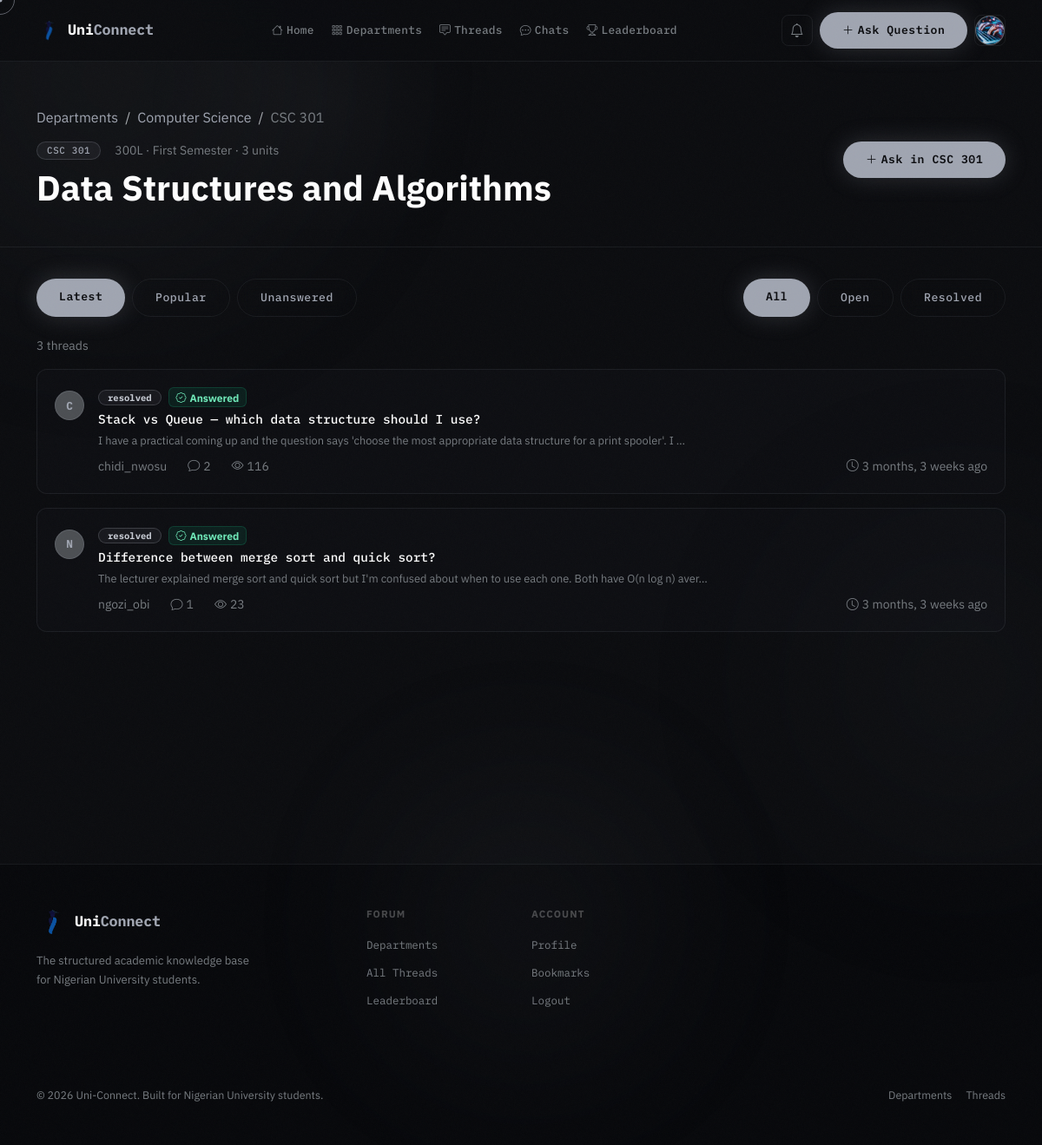
Screenshot of /courses/2/ (signed in) with the database file from the repository.
### accounts/models.py (models this page shows, shortened)
class User(AbstractUser):
    ROLE_CHOICES = [
        ('student', 'Student'),
        ('lecturer', 'Lecturer'),
        ('admin', 'Admin'),
    ]
    is_email_verified = models.BooleanField(default=False)
    role = models.CharField(max_length=20, choices=ROLE_CHOICES, default='student')
    school = models.ForeignKey(
        'forum.School', on_delete=models.SET_NULL, null=True, blank=True, related_name='members'
    )
    department = models.ForeignKey(
        'forum.Department', on_delete=models.SET_NULL, null=True, blank=True, related_name='members'
    )
    matric_number = models.CharField(max_length=20, blank=True)
    bio = models.TextField(blank=True)
    avatar = models.ImageField(upload_to='avatars/', blank=True, null=True)
    reputation = models.IntegerField(default=0)
    created_at = models.DateTimeField(auto_now_add=True)
    def can_access_department(self, department):
        if self.is_superuser or self.is_staff:
            return True
        if not self.school_id:
            return True
        if department is None:
            return True
        return department.school_id == self.school_id

### forum/models.py (models this page shows, shortened)
class Course(models.Model):
    department = models.ForeignKey(Department, on_delete=models.CASCADE, related_name='courses')
    code = models.CharField(max_length=20)
    title = models.CharField(max_length=200)
    description = models.TextField(blank=True)
    level = models.CharField(max_length=10, default='100L')
    semester = models.CharField(max_length=20, default='First Semester')
    units = models.IntegerField(default=3)
    is_active = models.BooleanField(default=True)
    created_at = models.DateTimeField(auto_now_add=True)
    class Meta:
        ordering = ['code']
        unique_together = ['department', 'code']

class Department(models.Model):
    school = models.ForeignKey(
        School, on_delete=models.CASCADE, related_name='departments',
        null=True, blank=True,
    )
    name = models.CharField(max_length=200)
    code = models.CharField(max_length=10)
    faculty = models.CharField(max_length=200)
    description = models.TextField(blank=True)
    color = models.CharField(max_length=7, default='#6C63FF')
    icon = models.CharField(max_length=50, default='bi-mortarboard')
    created_at = models.DateTimeField(auto_now_add=True)
    class Meta:
        ordering = ['name']
        unique_together = ['school', 'code']
        constraints = [
            models.UniqueConstraint(
                Lower('name'), 'school',
                name='unique_department_name_per_school',
            ),
        ]
        indexes = [
            models.Index(fields=['school', 'code']),
        ]

class Thread(models.Model):
    STATUS_CHOICES = [
        ('open', 'Open'),
        ('resolved', 'Resolved'),
        ('closed', 'Closed'),
    ]
    course = models.ForeignKey(Course, on_delete=models.CASCADE, related_name='threads')
    author = models.ForeignKey(settings.AUTH_USER_MODEL, on_delete=models.CASCADE, related_name='threads')
    title = models.CharField(max_length=300)
    content = models.TextField()
    attachment = models.FileField(upload_to='thread_attachments/', blank=True, null=True)
    voice_note = models.FileField(upload_to='thread_voice_notes/', blank=True, null=True)
    status = models.CharField(max_length=20, choices=STATUS_CHOICES, default='open')
    is_pinned = models.BooleanField(default=False)
    is_deleted = models.BooleanField(default=False)
    views = models.IntegerField(default=0)
    tags = models.ManyToManyField(Tag, blank=True, related_name='threads')
    created_at = models.DateTimeField(auto_now_add=True)
    updated_at = models.DateTimeField(auto_now=True)
    class Meta:
        ordering = ['-is_pinned', '-created_at']
    @property
    def reply_count(self):
        return self.replies.filter(is_deleted=False).count()
    @property
    def has_verified_answer(self):
        return self.replies.filter(is_verified=True).exists()

### forum/views.py (the view)
# urls.py: path('courses/<int:pk>/', views.course_detail, name='course_detail'),
def course_detail(request, pk):
    course = get_object_or_404(Course.objects.select_related('department__school'), pk=pk)
    if request.user.is_authenticated and not request.user.can_access_department(course.department):
        messages.error(request, "That course belongs to another institution, so you can't view its discussions.")
        return redirect('forum:departments')
    threads_qs = Thread.objects.filter(course=course, is_deleted=False).select_related('author').annotate(
        reply_count_ann=Count('replies', filter=Q(replies__is_deleted=False))
    )
    status_filter = request.GET.get('status', '')
    if status_filter in ['open', 'resolved', 'closed']:
        threads_qs = threads_qs.filter(status=status_filter)
    sort = request.GET.get('sort', 'latest')
    if sort == 'popular':
        threads_qs = threads_qs.order_by('-views', '-created_at')
    elif sort == 'unanswered':
        threads_qs = threads_qs.filter(reply_count_ann=0)
    else:
        threads_qs = threads_qs.order_by('-is_pinned', '-created_at')
    paginator = Paginator(threads_qs, 15)
    page = paginator.get_page(request.GET.get('page'))
    return render(request, 'forum/course_detail.html', {
        'course': course,
        'page_obj': page,
        'status_filter': status_filter,
        'sort': sort,
    })

### templates/forum/course_detail.html (shortened to what this page needs)
{% extends 'base.html' %}
{% block content %}
<div class="page-header">
  <div class="container">
    <nav aria-label="breadcrumb" class="mb-3">
      <ol class="breadcrumb">
        <li class="breadcrumb-item"><a href="{% url 'forum:departments' %}" class="text-accent text-decoration-none">Departments</a></li>
        <li class="breadcrumb-item"><a href="{% url 'forum:department_detail' course.department.pk %}" class="text-accent text-decoration-none">{{ course.department.name }}</a></li>
        <li class="breadcrumb-item active text-muted">{{ course.code }}</li>
      </ol>
    </nav>
    <div class="d-flex align-items-start justify-content-between flex-wrap gap-3">
      <div>
        <div class="d-flex align-items-center gap-3 mb-2">
          <span class="badge badge-glow">{{ course.code }}</span>
          <span class="text-muted small">{{ course.level }} · {{ course.semester }} · {{ course.units }} units</span>
        </div>
        <h1 class="display-6 fw-bold text-white mb-0">{{ course.title }}</h1>
      </div>
      <a href="{% url 'forum:create_thread_course' course.pk %}" class="btn btn-primary-glow">
        <i class="bi bi-plus-lg me-1"></i>Ask in {{ course.code }}
      </a>
    </div>
  </div>
</div>
<div class="container pb-5">
  <div class="d-flex align-items-center gap-3 mb-4 flex-wrap">
    <div class="d-flex gap-2">
      <a href="?sort=latest" class="btn btn-sm {% if sort == 'latest' %}btn-primary-glow{% else %}btn-outline-glass{% endif %}">Latest</a>
      <a href="?sort=popular" class="btn btn-sm {% if sort == 'popular' %}btn-primary-glow{% else %}btn-outline-glass{% endif %}">Popular</a>
      <a href="?sort=unanswered" class="btn btn-sm {% if sort == 'unanswered' %}btn-primary-glow{% else %}btn-outline-glass{% endif %}">Unanswered</a>
    </div>
    <div class="d-flex gap-2 ms-auto">
      <a href="?status=" class="btn btn-sm {% if not status_filter %}btn-primary-glow{% else %}btn-outline-glass{% endif %}">All</a>
      <a href="?status=open" class="btn btn-sm {% if status_filter == 'open' %}btn-primary-glow{% else %}btn-outline-glass{% endif %}">Open</a>
      <a href="?status=resolved" class="btn btn-sm {% if status_filter == 'resolved' %}btn-primary-glow{% else %}btn-outline-glass{% endif %}">Resolved</a>
    </div>
  </div>
  <p class="text-muted small mb-3">{{ page_obj.paginator.count }} thread{{ page_obj.paginator.count|pluralize }}</p>
  {% for thread in page_obj %}
  <a href="{% url 'forum:thread_detail' thread.pk %}" class="thread-card mb-3">
    <div class="d-flex align-items-start gap-3">
      <div class="avatar-sm mt-1">{{ thread.author.username|first|upper }}</div>
      <div class="flex-grow-1 min-w-0">
        <div class="d-flex align-items-center gap-2 mb-1 flex-wrap">
          <span class="badge {% if thread.status == 'resolved' %}badge-resolved{% else %}badge-open{% endif %}">{{ thread.status }}</span>
          {% if thread.has_verified_answer %}<span class="badge" style="background:rgba(16,185,129,0.1);color:#6ee7b7;border:1px solid rgba(16,185,129,0.2);"><i class="bi bi-patch-check me-1"></i>Answered</span>{% endif %}
        </div>
        <div class="thread-title">{{ thread.title }}</div>
        <div class="thread-excerpt mt-1">{{ thread.content|truncatechars:120 }}</div>
        <div class="d-flex gap-4 text-muted small mt-2">
          <span>{{ thread.author.username }}</span>
          <span><i class="bi bi-chat me-1"></i>{{ thread.reply_count }}</span>
          <span><i class="bi bi-eye me-1"></i>{{ thread.views }}</span>
          <span class="ms-auto"><i class="bi bi-clock me-1"></i>{{ thread.created_at|timesince }} ago</span>
        </div>
      </div>
    </div>
  </a>
  {% empty %}
  <div class="glass-panel p-5 text-center">
    <i class="bi bi-chat-square-dots fs-1 text-muted d-block mb-3"></i>
    <p class="text-muted mb-3">No threads yet in {{ course.code }}.</p>
    <a href="{% url 'forum:create_thread_course' course.pk %}" class="btn btn-primary-glow">Be the first to ask</a>
  </div>
  {% endfor %}
</div>
{% endblock %}

### templates/base.html (shortened to what this page needs)
<!doctype html>
<html lang="en" data-bs-theme="dark">
  <head>
    <link
      rel="stylesheet"
      href="https://cdn.jsdelivr.net/npm/bootstrap@5.3.3/dist/css/bootstrap.min.css"
    />
    <link
      rel="stylesheet"
      href="https://cdn.jsdelivr.net/npm/bootstrap-icons@1.11.3/font/bootstrap-icons.min.css"
    />
    {% load static %}
    <link rel="stylesheet" href="{% static 'css/main.css' %}" />
  </head>
  <body class="{% block body_class %}{% endblock %}">
    <div class="ambient-orb orb-1" aria-hidden="true"></div>
    <div class="ambient-orb orb-2" aria-hidden="true"></div>
    <nav class="navbar navbar-expand-lg glass-nav">
      <div class="container">
        <a
          class="navbar-brand d-flex align-items-center gap-2"
          href="{% url 'forum:home' %}"
        >
          <img
            src="{% static 'logo-removebg-preview.png' %}"
            alt="Uni-Connect logo"
            class="site-logo navbar-logo"
          />
          <span class="brand-name"
            >Uni<span class="text-accent">Connect</span></span
          >
        </a>
        <div class="collapse navbar-collapse" id="navMain">
          <ul class="navbar-nav mx-auto gap-1">
            <li class="nav-item">
              <a class="nav-link nav-pill" href="{% url 'forum:home' %}"
                ><i class="bi bi-house me-1"></i>Home</a
              >
            </li>
            <li class="nav-item">
              <a class="nav-link nav-pill" href="{% url 'forum:departments' %}"
                ><i class="bi bi-grid-3x3-gap me-1"></i>Departments</a
              >
            </li>
            <li class="nav-item">
              <a class="nav-link nav-pill" href="{% url 'forum:thread_list' %}"
                ><i class="bi bi-chat-square-text me-1"></i>Threads</a
              >
            </li>
            {% if user.is_authenticated %}
            <li class="nav-item">
              <a class="nav-link nav-pill" href="{% url 'forum:chat_list' %}"
                ><i class="bi bi-chat-dots me-1"></i>Chats</a
              >
            </li>
            {% endif %}
            <li class="nav-item">
              <a class="nav-link nav-pill" href="{% url 'forum:leaderboard' %}"
                ><i class="bi bi-trophy me-1"></i>Leaderboard</a
              >
            </li>
          </ul>
          <div class="d-flex align-items-center gap-2">
            {% if user.is_authenticated %}
            <a
              href="{% url 'forum:notifications' %}"
              class="btn btn-ghost-icon position-relative"
            >
              <i class="bi bi-bell"></i>
            </a>
            <a
              href="{% url 'forum:create_thread' %}"
              class="btn btn-primary-glow btn-sm"
            >
              <i class="bi bi-plus-lg me-1"></i>Ask Question
            </a>
            <div class="dropdown">
              <button
                class="btn btn-ghost-icon dropdown-toggle no-caret"
                data-bs-toggle="dropdown"
              >
                <div class="avatar-sm">
                  {% if user.avatar %}
                  <img src="{{ user.avatar.url }}" alt="{{ user.username }}" />
                  {% else %}
                  <span>{{ user.username|first|upper }}</span>
                  {% endif %}
                </div>
              </button>
            </div>
            {% endif %}
          </div>
        </div>
      </div>
    </nav>
    <main>{% block content %}{% endblock %}</main>
    <footer class="footer-glass py-5 mt-5">
      <div class="container">
        <div class="row g-4">
          <div class="col-lg-4">
            <div class="d-flex align-items-center gap-2 mb-3">
              <img
                src="{% static 'logo-removebg-preview.png' %}"
                alt="Uni-Connect logo"
                class="site-logo"
              />
              <span class="brand-name"
                >Uni<span class="text-accent">Connect</span></span
              >
            </div>
            <p
              style="
                color: var(--muted);
                font-size: 0.82rem;
                line-height: 1.7;
                max-width: 260px;
              "
            >
              The structured academic knowledge base for Nigerian University students.
            </p>
          </div>
          <div class="col-6 col-lg-2">
            <p
              style="
                color: rgba(255, 255, 255, 0.25);
                font-size: 0.72rem;
                font-weight: 700;
                letter-spacing: 0.1em;
                text-transform: uppercase;
                margin-bottom: 14px;
              "
            >
              Forum
            </p>
            <ul class="list-unstyled footer-links">
              <li><a href="{% url 'forum:departments' %}">Departments</a></li>
              <li><a href="{% url 'forum:thread_list' %}">All Threads</a></li>
              <li><a href="{% url 'forum:leaderboard' %}">Leaderboard</a></li>
            </ul>
          </div>
          <div class="col-6 col-lg-2">
            <p
              style="
                color: rgba(255, 255, 255, 0.25);
                font-size: 0.72rem;
                font-weight: 700;
                letter-spacing: 0.1em;
                text-transform: uppercase;
                margin-bottom: 14px;
              "
            >
              Account
            </p>
            <ul class="list-unstyled footer-links">
              {% if user.is_authenticated %}
              <li><a href="{% url 'accounts:profile' %}">Profile</a></li>
              <li><a href="{% url 'forum:bookmarks' %}">Bookmarks</a></li>
              <li><a href="{% url 'accounts:logout' %}">Logout</a></li>
              {% else %}
              <li><a href="{% url 'accounts:login' %}">Login</a></li>
              <li><a href="{% url 'accounts:register' %}">Register</a></li>
              {% endif %}
            </ul>
          </div>
        </div>
        <div
          class="d-flex justify-content-between align-items-center flex-wrap gap-3"
        >
          <p style="color: var(--muted); font-size: 0.78rem; margin: 0">
            © 2026 Uni-Connect. Built for Nigerian University students.
          </p>
          <div class="d-flex gap-3">
            <a
              href="{% url 'forum:departments' %}"
              style="
                color: var(--muted);
                font-size: 0.78rem;
                text-decoration: none;
              "
              onmouseenter="this.style.color = 'var(--accent)'"
              onmouseleave="this.style.color = 'var(--muted)'"
              >Departments</a
            >
            <a
              href="{% url 'forum:thread_list' %}"
              style="
                color: var(--muted);
                font-size: 0.78rem;
                text-decoration: none;
              "
              onmouseenter="this.style.color = 'var(--accent)'"
              onmouseleave="this.style.color = 'var(--muted)'"
              >Threads</a
            >
          </div>
        </div>
      </div>
    </footer>
    {% load static %}
  </body>
</html>

### rows the page displays
User: avatar (picture)
Course: department.name "Computer Science", code "CSC 301", level "300L", semester "First Semester", units "3", title "Data Structures and Algorithms"
Thread: author.username|first "C", status "resolved", shows "Answered", title "Stack vs Queue — which data structure should I use?", content "I have a practical coming up and the question says 'choose the most appropriate data structure for a print spooler'. I …", author.username "chidi_nwosu", reply_count "2", views "116", created_at "3 months, 3 weeks"
Thread: author.username|first "N", status "resolved", shows "Answered", title "Difference between merge sort and quick sort?", content "The lecturer explained merge sort and quick sort but I'm confused about when to use each one. Both have O(n log n) aver…", author.username "ngozi_obi", reply_count "1", views "23", created_at "3 months, 3 weeks"

### other values shown
{{ page_obj.paginator.count }} "3"
